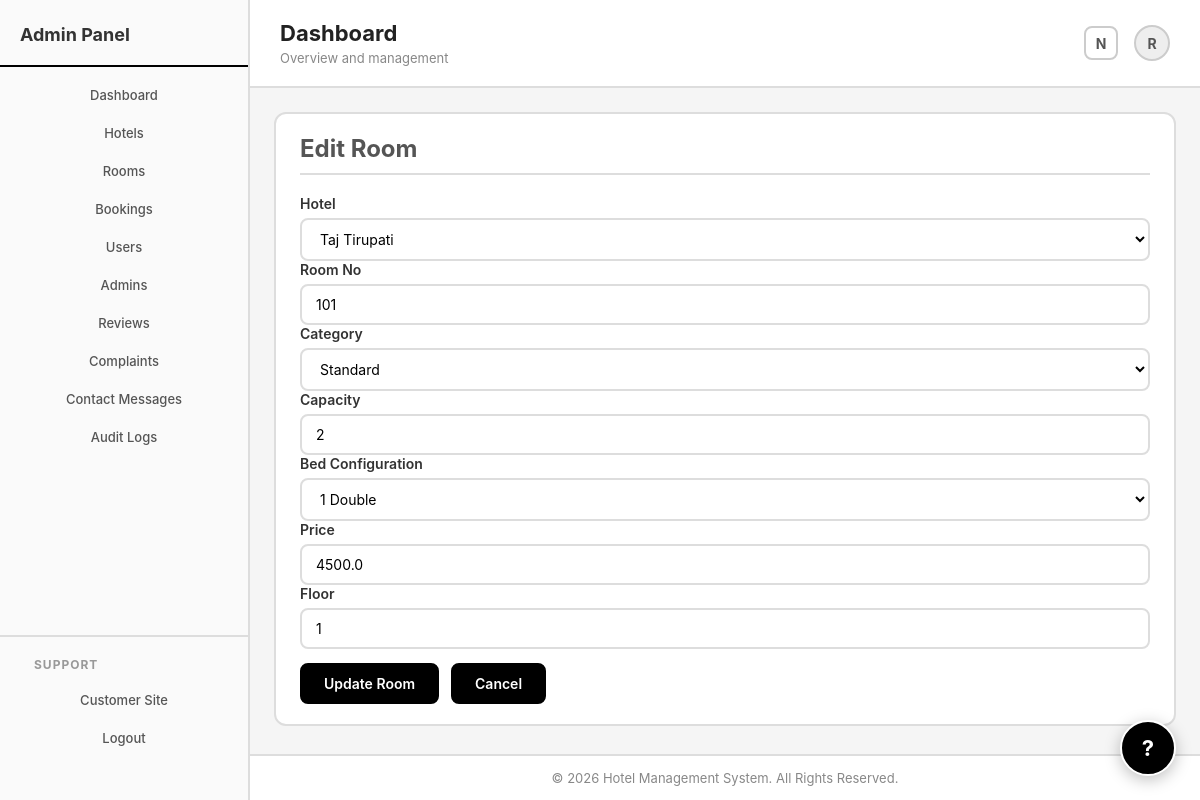
Page /admin/rooms/1/edit (signed in) on the committed database.
### hotel/models.py (models this page shows, shortened)
class User(db.Model,UserMixin):
    user_id=db.Column(db.Integer,primary_key=True,)
    username=db.Column(db.String(50),unique=True,index=True,nullable=False)
    password=db.Column(db.String(70),nullable=False)
    email=db.Column(db.String(50),unique=True,index=True,nullable=False)
    role=db.Column(db.String(15),index=True,nullable=False,default="customer")
    account_status=db.Column(db.String(20),index=True,nullable=False,default="ACTIVE")
    created_date_time=db.Column(db.DateTime,index=True,nullable=False,default=datetime.utcnow)
    deleted_at=db.Column(db.DateTime,index=True,nullable=True,default=None)
    customer_details=db.relationship("Customer_Details",backref="user",uselist=False)
    booking_records=db.relationship("Booking",backref="user")
    guests=db.relationship("Guest",backref="user")
    reviews=db.relationship("Review",backref="user")
    complaints=db.relationship("Complaint",backref="user")
    audit_logs=db.relationship("AuditLog",backref="user")
    created_rooms=db.relationship("Room",foreign_keys="Room.created_by",backref="admin_creator")
    updated_rooms=db.relationship("Room",foreign_keys="Room.updated_by",backref="admin_updater")

class Room(db.Model):
    room_id=db.Column(db.Integer,primary_key=True)
    room_no=db.Column(db.Integer,nullable=False,index=True)
    hotel_id=db.Column(db.Integer,db.ForeignKey("hotel.hotel_id"),nullable=False,index=True)
    category=db.Column(db.String(20),index=True,nullable=False)
    capacity=db.Column(db.Integer,nullable=False)
    beds=db.Column(db.String(20),nullable=False)
    current_price=db.Column(db.Float,nullable=False,index=True)
    floor=db.Column(db.Integer,nullable=False)
    room_status=db.Column(db.String(30),nullable=False,index=True)
    booking_records=db.relationship("Booking",backref="room")
    created_at=db.Column(db.DateTime,default=datetime.utcnow,nullable=False)
    created_by=db.Column(db.Integer,db.ForeignKey("user.user_id"),nullable=False,index=True)
    updated_at=db.Column(db.DateTime,default=datetime.utcnow,nullable=False)
    updated_by=db.Column(db.Integer,db.ForeignKey("user.user_id"),nullable=False,index=True)
    __table_args__=(db.UniqueConstraint("hotel_id","room_no",name="uq_hotel_room"),)

### hotel/routes/admin_routes.py (the view)
@app.route("/admin/rooms/<int:room_id>/edit",methods=["GET","POST"])
@login_required
def edit_room(room_id):
    if current_user.role!="admin":
        flash("Access Denied","danger")
        return redirect(url_for("home"))
    room=Room.query.get_or_404(room_id)
    form=AddRoomForm()
    hotels=Hotel.query.all()
    form.hotel.choices=[(str(hotel.hotel_id), hotel.hotel_name) for hotel in hotels]
    if form.validate_on_submit():
        existing_room=Room.query.filter_by(
            room_no=form.room_no.data,
            hotel_id=int(form.hotel.data)
        ).first()
        if existing_room and existing_room.room_id != room.room_id:
            flash("Room number already exists for the selected hotel.", "warning")
            return redirect(url_for("edit_room", room_id=room.room_id))
        room.hotel_id=int(form.hotel.data)
        room.room_no=form.room_no.data
        room.category=form.category.data
        room.capacity=form.capacity.data
        room.beds=form.beds.data
        room.current_price=form.current_price.data
        room.floor=form.floor.data
        room.updated_by=current_user.user_id
        room.updated_at=datetime.utcnow()
        try:
            create_audit_log("Updated Room","Room",room.room_id)
            db.session.commit()
            flash("Room updated successfully.", "success")
            return redirect(url_for("manage_rooms"))
        except Exception as e:
            db.session.rollback()
            flash("Failed to update room. Please try again.", "danger")
    elif request.method == "GET":
        form.hotel.data=str(room.hotel_id)
        form.room_no.data=room.room_no
        form.category.data=room.category
        form.capacity.data=room.capacity
        form.beds.data=room.beds
        form.current_price.data=room.current_price
        form.floor.data=room.floor
    return render_template("admin/edit_room.html",form=form,room=room)

### hotel/forms/admin_forms.py
class AddRoomForm(FlaskForm):
    hotel=SelectField("Hotel",validators=[DataRequired()])
    room_no=IntegerField("Room No",validators=[DataRequired()])
    category=SelectField("Category",choices=[("STANDARD","Standard"),("DELUXE","Deluxe"),("SUITE","Suite")],validators=[DataRequired()])
    capacity=IntegerField("Capacity",validators=[DataRequired()])
    beds=SelectField("Bed Configuration",choices=[
    ("1 Single","1 Single"),
    ("1 Double","1 Double"),
    ("1 Queen","1 Queen"),
    ("2 Queen","2 Queen"),
    ("1 King","1 King"),
    ("2 King","2 King")
    ],validators=[DataRequired()]
    )
    current_price=FloatField("Price",validators=[DataRequired()])
    floor=IntegerField("Floor",validators=[DataRequired()])
    submit = SubmitField("Add Room")

### hotel/models.py (called while the page is built)
@login_manager.user_loader
def load_user(user_id):
    return User.query.get(int(user_id))

### hotel/templates/admin/edit_room.html (shortened to what this page needs)
{% extends "layouts/admin_layout.html" %}
{% block content %}
<div class="admin-page">
    <div class="admin-card">
        <h1 class="admin-heading">Edit Room</h1>
        <form method="POST">
            <div class="form-field">
                {{form.hotel.label(class="form-label")}}
                {{form.hotel(class="form-input")}}
            </div>
            <div class="form-field">
                {{form.room_no.label(class="form-label")}}
                {{form.room_no(class="form-input")}}
            </div>
            <div class="form-field">
                {{form.category.label(class="form-label")}}
                {{form.category(class="form-input")}}
            </div>
            <div class="form-field">
                {{form.capacity.label(class="form-label")}}
                {{form.capacity(class="form-input")}}
            </div>
            <div class="form-field">
                {{form.beds.label(class="form-label")}}
                {{form.beds(class="form-input")}}
            </div>
            <div class="form-field">
                {{form.current_price.label(class="form-label")}}
                {{form.current_price(class="form-input")}}
            </div>
            <div class="form-field">
                {{form.floor.label(class="form-label")}}
                {{form.floor(class="form-input")}}
            </div>
            <div class="form-actions">
                <input class="primary-button" type="submit" value="Update Room">
                <a class="primary-button" href="{{url_for('manage_rooms')}}">Cancel</a>
            </div>
        </form>
    </div>
</div>
{% endblock %}

### hotel/templates/layouts/admin_layout.html (shortened to what this page needs)
<!DOCTYPE html>
<html lang="en">
<head>
    <link rel="stylesheet" href="{{url_for('static',filename='css/style.css')}}">
</head>
<body>
    <div class="admin-layout">
        <aside class="admin-sidebar">
            <h2>Admin Panel</h2>
            <nav>
                <ul>
                    <li><a href="{{url_for('admin_dashboard')}}">Dashboard</a></li>
                    <li><a href="{{url_for('manage_hotels')}}">Hotels</a></li>
                    <li><a href="{{url_for('manage_rooms')}}">Rooms</a></li>
                    <li><a href="{{url_for('manage_bookings')}}">Bookings</a></li>
                    <li><a href="{{url_for('manage_users')}}">Users</a></li>
                    <li><a href="{{url_for('manage_admins')}}">Admins</a></li>
                    <li><a href="{{url_for('manage_reviews')}}">Reviews</a></li>
                    <li><a href="{{url_for('manage_complaints')}}">Complaints</a></li>
                    <li><a href="{{url_for('manage_contact_messages')}}">Contact Messages</a></li>
                    <li><a href="{{url_for('manage_audit_logs')}}">Audit Logs</a></li>
                </ul>
            </nav>
            <div class="sidebar-bottom">
                <h3>Support</h3>
                <nav>
                    <ul>
                        <li><a href="{{url_for('home')}}">Customer Site</a></li>
                        <li><a href="{{url_for('logout')}}">Logout</a></li>
                    </ul>
                </nav>
            </div>
        </aside>
        <div class="admin-main">
            <header class="admin-header">
                <div class="admin-header-left">
                    <h1>{% block admin_title %}Dashboard{% endblock %}</h1>
                    <p>{% block admin_subtitle %}Overview and management{% endblock %}</p>
                </div>
                <div class="admin-header-right">
                    <span class="notification-icon" title="Notifications">N</span>
                    <div class="avatar">
                        {% if current_user.is_authenticated %}
                        {{current_user.username[0]|upper}}
                        {% else %}
                        A
                        {% endif %}
                    </div>
                </div>
            </header>
            <main class="admin-content">
                {% block content %}
                {% endblock %}
            </main>
            <footer class="admin-footer">
                <p>&copy; 2026 Hotel Management System. All Rights Reserved.</p>
            </footer>
        </div>
    </div>
    <a href="{{url_for('home')}}#contact" class="support-float-button" title="Contact Support">?</a>
</body>
</html>

### rows in the picture
User: username "R"
Room: hotel "Taj Tirupati", room_no "101", category "Standard", capacity "2", beds "1 Double", current_price "4500.0", floor "1"
